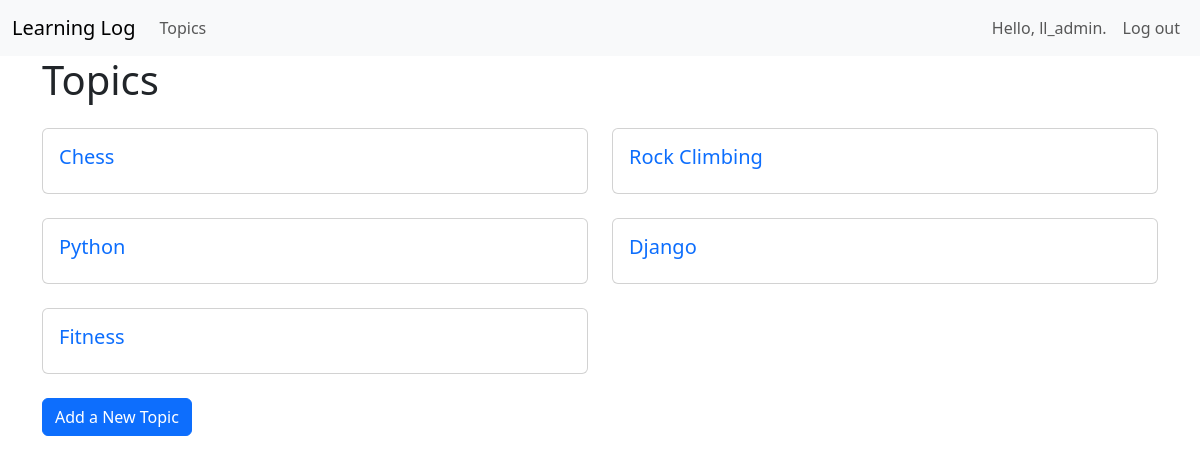
/topcis/ (signed in), run on an earlier commit of the app's database.
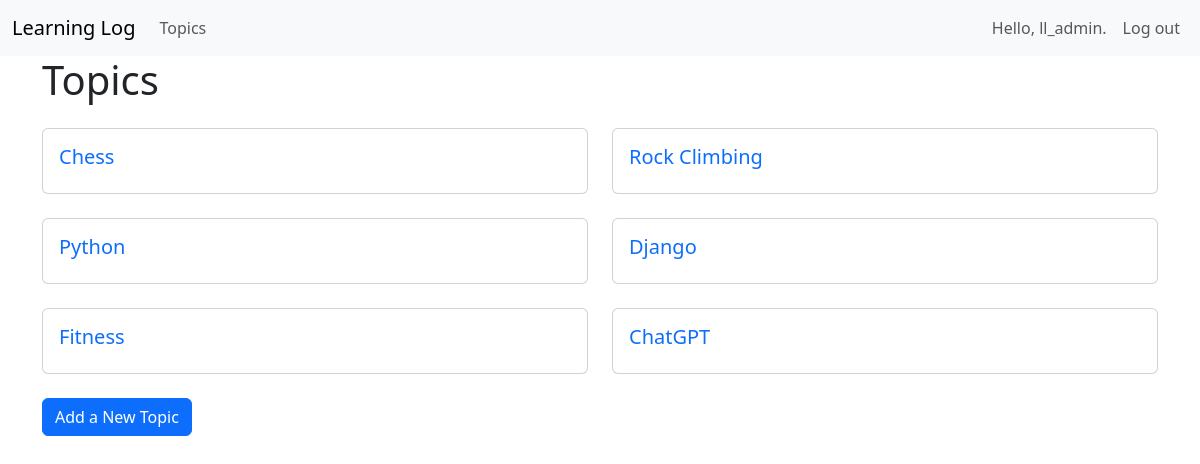
And on a later commit of the database.
### learning_logs/models.py (models this page shows)
class Topic(models.Model):
    text = models.CharField(max_length=200)
    date_added = models.DateTimeField(auto_now_add=True)
    owner = models.ForeignKey(User, on_delete=models.CASCADE)
    def __str__(self):
        return self.text

### learning_logs/views.py (the view)
# urls.py: path('topcis/', views.topics, name='topics'),
@login_required
def topics(request):
    topics = Topic.objects.filter(owner= request.user).order_by('date_added')
    context = {'topics': topics}
    return render(request, 'learning_logs/topics.html',context)

### learning_logs/templates/learning_logs/topics.html
{% extends "learning_logs/base.html" %}
{% load django_bootstrap5 %}
{% block header %}
<h1 class="mb-4">Topics</h1>
{% endblock header %}
{% block content %}
<div class="row row-cols-1 row-cols-md-2 g-4">
  {% for topic in topics %}
    <div class="col">
      <div class="card h-100">
        <div class="card-body">
          <h5 class="card-title">
            <a class="text-decoration-none" href="{% url 'learning_logs:topic' topic.id %}">
              {{ topic }}
            </a>
          </h5>
        </div>
      </div>
    </div>
  {% empty %}
    <p>No topics have been added yet.</p>
  {% endfor %}
</div>
<div class="mt-4">
  <a class="btn btn-primary" href="{% url 'learning_logs:new_topic' %}">
    Add a New Topic
  </a>
</div>
{% endblock content %}

What changed in the data, as far as the page shows it:
added Topic: text "ChatGPT"
